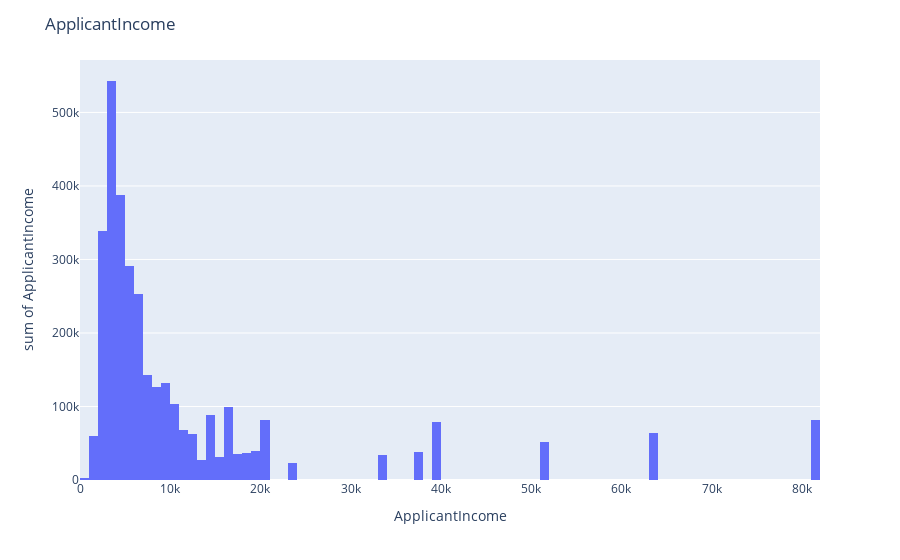
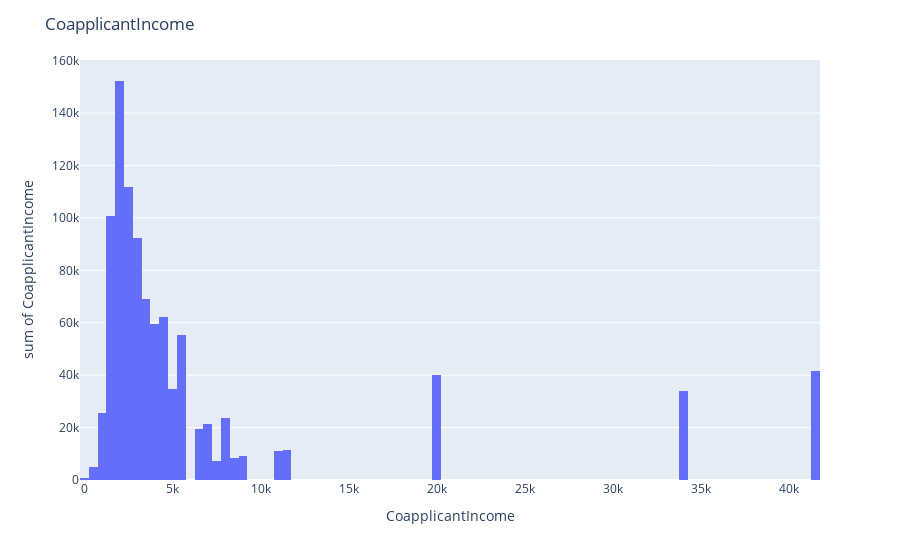
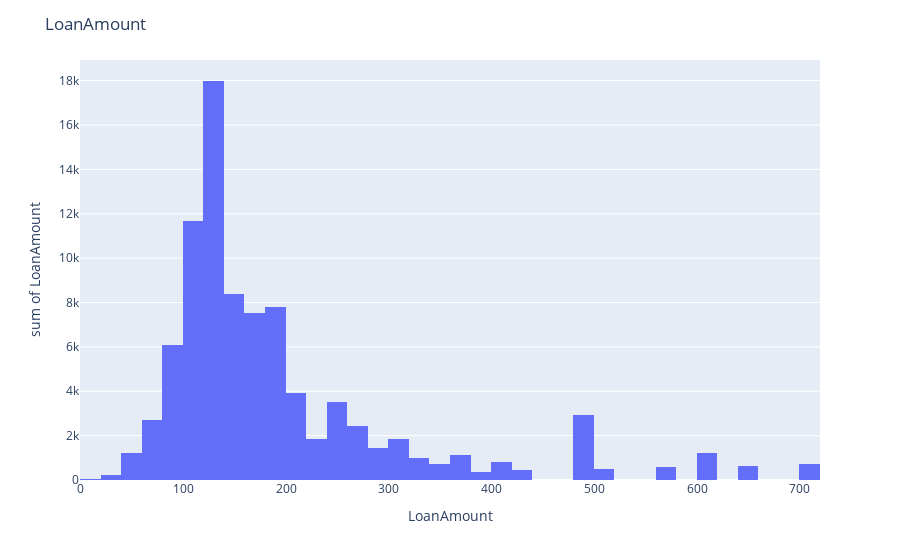

These figures' notebook cell, in order:
### Code cell
fig = plyx.histogram(data["ApplicantIncome"],x ="ApplicantIncome" ,y = "ApplicantIncome" )
fig.update_layout(title="ApplicantIncome")
fig.show()

fig = plyx.histogram(data["CoapplicantIncome"],x ="CoapplicantIncome" ,y = "CoapplicantIncome" )
fig.update_layout(title="CoapplicantIncome")
fig.show()

fig = plyx.histogram(data["LoanAmount"],x ="LoanAmount" ,y = "LoanAmount" )
fig.update_layout(title="LoanAmount")
fig.show()

### Figure 1 — Plotly figure (JSON) as saved in the notebook; plotly's stock layout.template omitted (floating-point values rounded to 4 significant figures; data arrays with more than 128 entries replaced by an {"elided": "..."} marker saying what was removed)
{"data": [{"alignmentgroup": "True", "bingroup": "x", "histfunc": "sum", "hovertemplate": "ApplicantIncome=%{x}<br>sum of ApplicantIncome=%{y}<extra></extra>", "legendgroup": "", "marker": {"color": "#636efa", "pattern": {"shape": ""}}, "name": "", "offsetgroup": "", "orientation": "v", "showlegend": false, "type": "histogram", "x": {"elided": "614 int values"}, "xaxis": "x", "y": {"elided": "614 int values"}, "yaxis": "y"}], "layout": {"autosize": true, "barmode": "relative", "legend": {"tracegroupgap": 0}, "margin": {"t": 60}, "title": {"text": "ApplicantIncome"}, "xaxis": {"anchor": "y", "autorange": true, "domain": [0, 1], "range": [-0.5, 82000.0], "title": {"text": "ApplicantIncome"}, "type": "linear"}, "yaxis": {"anchor": "x", "autorange": true, "domain": [0, 1], "range": [0, 571300.0], "title": {"text": "sum of ApplicantIncome"}, "type": "linear"}}}

### Figure 2 — Plotly figure (JSON) as saved in the notebook; plotly's stock layout.template omitted (floating-point values rounded to 4 significant figures; data arrays with more than 128 entries replaced by an {"elided": "..."} marker saying what was removed)
{"data": [{"alignmentgroup": "True", "bingroup": "x", "histfunc": "sum", "hovertemplate": "CoapplicantIncome=%{x}<br>sum of CoapplicantIncome=%{y}<extra></extra>", "legendgroup": "", "marker": {"color": "#636efa", "pattern": {"shape": ""}}, "name": "", "offsetgroup": "", "orientation": "v", "showlegend": false, "type": "histogram", "x": {"elided": "614 float values"}, "xaxis": "x", "y": {"elided": "614 float values"}, "yaxis": "y"}], "layout": {"autosize": true, "barmode": "relative", "legend": {"tracegroupgap": 0}, "margin": {"t": 60}, "title": {"text": "CoapplicantIncome"}, "xaxis": {"anchor": "y", "autorange": true, "domain": [0, 1], "range": [-250, 41750], "title": {"text": "CoapplicantIncome"}, "type": "linear"}, "yaxis": {"anchor": "x", "autorange": true, "domain": [0, 1], "range": [0, 160280], "title": {"text": "sum of CoapplicantIncome"}, "type": "linear"}}}

### Figure 3 — Plotly figure (JSON) as saved in the notebook; plotly's stock layout.template omitted (floating-point values rounded to 4 significant figures; data arrays with more than 128 entries replaced by an {"elided": "..."} marker saying what was removed)
{"data": [{"alignmentgroup": "True", "bingroup": "x", "histfunc": "sum", "hovertemplate": "LoanAmount=%{x}<br>sum of LoanAmount=%{y}<extra></extra>", "legendgroup": "", "marker": {"color": "#636efa", "pattern": {"shape": ""}}, "name": "", "offsetgroup": "", "orientation": "v", "showlegend": false, "type": "histogram", "x": {"elided": "614 int values"}, "xaxis": "x", "y": {"elided": "614 int values"}, "yaxis": "y"}], "layout": {"autosize": true, "barmode": "relative", "legend": {"tracegroupgap": 0}, "margin": {"t": 60}, "title": {"text": "LoanAmount"}, "xaxis": {"anchor": "y", "autorange": true, "domain": [0, 1], "range": [-0.5, 719.5], "title": {"text": "LoanAmount"}, "type": "linear"}, "yaxis": {"anchor": "x", "autorange": true, "domain": [0, 1], "range": [0, 18930.0], "title": {"text": "sum of LoanAmount"}, "type": "linear"}}}
